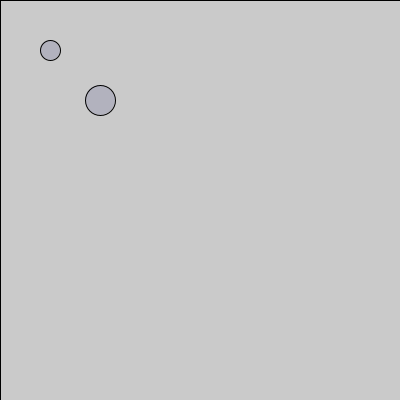
Frame 1 (no input)
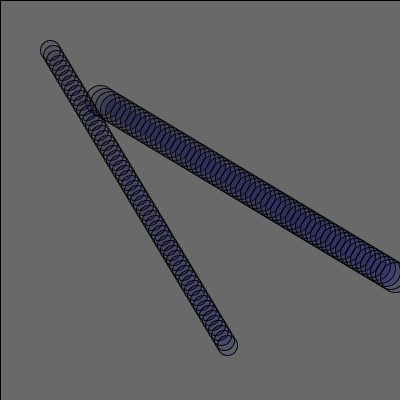
Frame 60 (the mouse pressed at the canvas centre just before this capture)
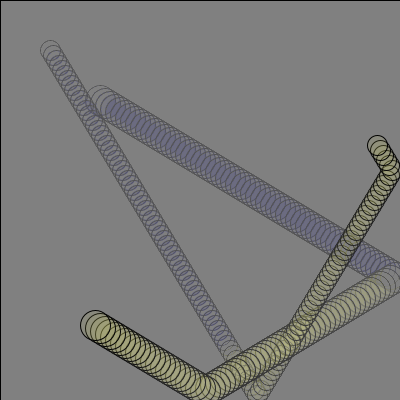
Frame 120 (the mouse held since frame 60 and released just before this capture)

The Processing sketch that drew these frames (run headless with seeded random() and noise(); from frame 60 on, the mouse is pressed at the canvas centre):

// Processing sketch: processing_70012
// ── processing_70012.pde

int circleX = 50;
int circleY = 50;
int circleA = 100;
int circleB = 100;
int t = 3;
int v = 5;
int x = 5;
int y = 3;
void setup()

{
  size(400,400);
  smooth();
}

void draw()
{
  fill(mouseX,mouseY,mouseX,3);
  rect(0,0,width,height);
  
  fill(mouseX,mouseY,100,30);
  ellipse(circleX, circleY, 20, 20);
  ellipse(circleA, circleB, 30, 30);
  circleX = circleX + t;
  circleY = circleY + v;
  circleA = circleA + x;
  circleB = circleB + y;
  
  if(circleX > width-10 || circleX < 0) {
    t = t * -1;
  }
  
  if(circleY < 10 || circleY > height-10)
  { v= v* -1;
  }
   if(circleA > width-10 || circleA < 0) {
    x = x * -1;
  }
  
  if(circleB < 10 || circleB > height-10)
  { y= y* -1;
  }
}
